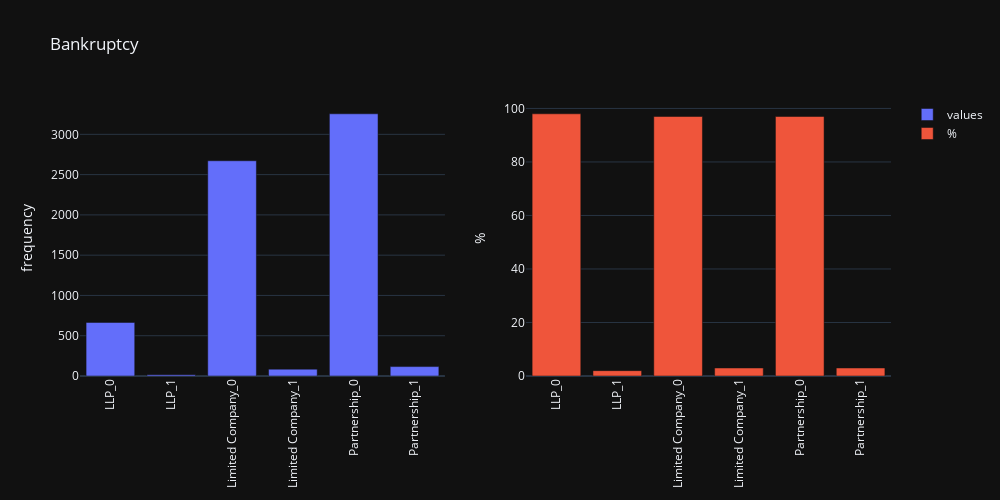

Notebook code for this chart:
### Code cell
comp_type_index = list(data_agg.index.values)
plot_bar(data_agg["values"],data_agg["perc%"], title="Bankruptcy")

### Figure 1 — Plotly figure (JSON) as saved in the notebook; plotly's stock layout.template omitted (floating-point values rounded to 4 significant figures)
{"data": [{"name": "values", "type": "bar", "x": ["LLP_0", "LLP_1", "Limited Company_0", "Limited Company_1", "Partnership_0", "Partnership_1"], "xaxis": "x", "y": [665, 17, 2672, 85, 3255, 117], "yaxis": "y"}, {"name": "%", "type": "bar", "x": ["LLP_0", "LLP_1", "Limited Company_0", "Limited Company_1", "Partnership_0", "Partnership_1"], "xaxis": "x2", "y": [98, 2, 97, 3, 97, 3], "yaxis": "y2"}], "layout": {"height": 500, "title": {"text": "Bankruptcy"}, "width": 1000, "xaxis": {"anchor": "y", "domain": [0, 0.45], "tickangle": -90}, "xaxis2": {"anchor": "y2", "domain": [0.55, 1], "tickangle": -90}, "yaxis": {"anchor": "x", "domain": [0, 1], "title": {"text": "frequency"}}, "yaxis2": {"anchor": "x2", "domain": [0, 1], "title": {"text": "%"}}}}
